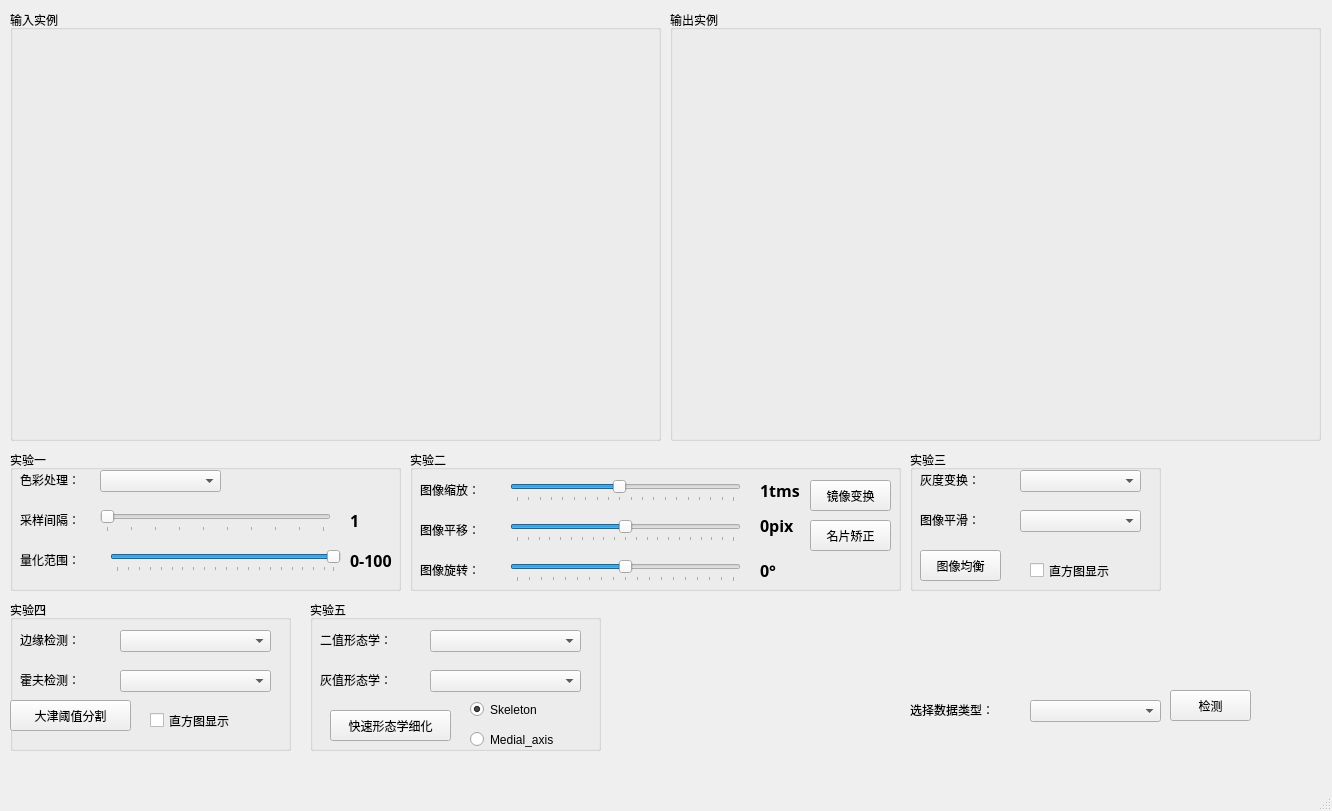
<?xml version="1.0" encoding="UTF-8"?>
<ui version="4.0">
 <class>MainWindow</class>
 <widget class="QMainWindow" name="MainWindow">
  <property name="geometry">
   <rect>
    <x>0</x>
    <y>0</y>
    <width>1332</width>
    <height>811</height>
   </rect>
  </property>
  <property name="windowTitle">
   <string>MainWindow</string>
  </property>
  <widget class="QWidget" name="centralwidget">
   <widget class="QGroupBox" name="groupBox_AftShow">
    <property name="geometry">
     <rect>
      <x>670</x>
      <y>10</y>
      <width>651</width>
      <height>431</height>
     </rect>
    </property>
    <property name="title">
     <string>输出实例</string>
    </property>
    <widget class="QLabel" name="label_AftPicShow">
     <property name="geometry">
      <rect>
       <x>10</x>
       <y>20</y>
       <width>631</width>
       <height>401</height>
      </rect>
     </property>
     <property name="text">
      <string/>
     </property>
    </widget>
   </widget>
   <widget class="QGroupBox" name="groupBox_PreShow">
    <property name="geometry">
     <rect>
      <x>10</x>
      <y>10</y>
      <width>651</width>
      <height>431</height>
     </rect>
    </property>
    <property name="title">
     <string>输入实例</string>
    </property>
    <widget class="QLabel" name="label_PrePicShow">
     <property name="geometry">
      <rect>
       <x>10</x>
       <y>20</y>
       <width>631</width>
       <height>401</height>
      </rect>
     </property>
     <property name="text">
      <string/>
     </property>
     <property name="scaledContents">
      <bool>true</bool>
     </property>
    </widget>
   </widget>
   <widget class="QGroupBox" name="groupBox">
    <property name="geometry">
     <rect>
      <x>10</x>
      <y>450</y>
      <width>391</width>
      <height>141</height>
     </rect>
    </property>
    <property name="font">
     <font>
      <family>Times New Roman</family>
     </font>
    </property>
    <property name="title">
     <string>实验一</string>
    </property>
    <widget class="QLabel" name="label_datatype_2">
     <property name="geometry">
      <rect>
       <x>10</x>
       <y>20</y>
       <width>71</width>
       <height>20</height>
      </rect>
     </property>
     <property name="text">
      <string>色彩处理：</string>
     </property>
    </widget>
    <widget class="QComboBox" name="comboBox_ColorDeal">
     <property name="geometry">
      <rect>
       <x>90</x>
       <y>20</y>
       <width>121</width>
       <height>22</height>
      </rect>
     </property>
     <item>
      <property name="text">
       <string/>
      </property>
     </item>
     <item>
      <property name="text">
       <string>反色处理</string>
      </property>
     </item>
     <item>
      <property name="text">
       <string>灰值化</string>
      </property>
     </item>
     <item>
      <property name="text">
       <string>Lab颜色模型</string>
      </property>
     </item>
     <item>
      <property name="text">
       <string>YCrCb颜色模型</string>
      </property>
     </item>
     <item>
      <property name="text">
       <string>HSI颜色模型</string>
      </property>
     </item>
    </widget>
    <widget class="QSlider" name="slider_ImgSample">
     <property name="geometry">
      <rect>
       <x>90</x>
       <y>60</y>
       <width>231</width>
       <height>22</height>
      </rect>
     </property>
     <property name="minimum">
      <number>1</number>
     </property>
     <property name="maximum">
      <number>10</number>
     </property>
     <property name="singleStep">
      <number>1</number>
     </property>
     <property name="orientation">
      <enum>Qt::Horizontal</enum>
     </property>
     <property name="tickPosition">
      <enum>QSlider::TicksBelow</enum>
     </property>
     <property name="tickInterval">
      <number>1</number>
     </property>
    </widget>
    <widget class="QLabel" name="label_datatype_3">
     <property name="geometry">
      <rect>
       <x>10</x>
       <y>60</y>
       <width>81</width>
       <height>20</height>
      </rect>
     </property>
     <property name="text">
      <string>采样间隔：</string>
     </property>
    </widget>
    <widget class="QLabel" name="label_sample">
     <property name="geometry">
      <rect>
       <x>340</x>
       <y>60</y>
       <width>31</width>
       <height>21</height>
      </rect>
     </property>
     <property name="font">
      <font>
       <family>Agency FB</family>
       <pointsize>12</pointsize>
       <weight>75</weight>
       <bold>true</bold>
      </font>
     </property>
     <property name="text">
      <string>1</string>
     </property>
    </widget>
    <widget class="QSlider" name="slider_ImgQuanty">
     <property name="geometry">
      <rect>
       <x>100</x>
       <y>100</y>
       <width>231</width>
       <height>22</height>
      </rect>
     </property>
     <property name="minimum">
      <number>1</number>
     </property>
     <property name="maximum">
      <number>100</number>
     </property>
     <property name="singleStep">
      <number>5</number>
     </property>
     <property name="value">
      <number>100</number>
     </property>
     <property name="orientation">
      <enum>Qt::Horizontal</enum>
     </property>
     <property name="tickPosition">
      <enum>QSlider::TicksBelow</enum>
     </property>
     <property name="tickInterval">
      <number>5</number>
     </property>
    </widget>
    <widget class="QLabel" name="label_datatype_4">
     <property name="geometry">
      <rect>
       <x>10</x>
       <y>100</y>
       <width>81</width>
       <height>20</height>
      </rect>
     </property>
     <property name="text">
      <string>量化范围：</string>
     </property>
    </widget>
    <widget class="QLabel" name="label_quanty">
     <property name="geometry">
      <rect>
       <x>340</x>
       <y>100</y>
       <width>51</width>
       <height>21</height>
      </rect>
     </property>
     <property name="font">
      <font>
       <family>Agency FB</family>
       <pointsize>12</pointsize>
       <weight>75</weight>
       <bold>true</bold>
      </font>
     </property>
     <property name="text">
      <string>0-100</string>
     </property>
    </widget>
   </widget>
   <widget class="QLabel" name="label_datatype">
    <property name="geometry">
     <rect>
      <x>910</x>
      <y>700</y>
      <width>121</width>
      <height>20</height>
     </rect>
    </property>
    <property name="text">
     <string>选择数据类型：</string>
    </property>
   </widget>
   <widget class="QComboBox" name="comboBox_SelectData">
    <property name="geometry">
     <rect>
      <x>1030</x>
      <y>700</y>
      <width>131</width>
      <height>22</height>
     </rect>
    </property>
    <item>
     <property name="text">
      <string/>
     </property>
    </item>
    <item>
     <property name="text">
      <string>读入图像</string>
     </property>
    </item>
    <item>
     <property name="text">
      <string>读入本地视频</string>
     </property>
    </item>
   </widget>
   <widget class="QGroupBox" name="groupBox_2">
    <property name="geometry">
     <rect>
      <x>410</x>
      <y>450</y>
      <width>491</width>
      <height>141</height>
     </rect>
    </property>
    <property name="font">
     <font>
      <family>Times New Roman</family>
     </font>
    </property>
    <property name="title">
     <string>实验二</string>
    </property>
    <widget class="QSlider" name="slider_ImgZoom">
     <property name="geometry">
      <rect>
       <x>100</x>
       <y>30</y>
       <width>231</width>
       <height>22</height>
      </rect>
     </property>
     <property name="minimum">
      <number>-9</number>
     </property>
     <property name="maximum">
      <number>10</number>
     </property>
     <property name="singleStep">
      <number>1</number>
     </property>
     <property name="sliderPosition">
      <number>0</number>
     </property>
     <property name="orientation">
      <enum>Qt::Horizontal</enum>
     </property>
     <property name="tickPosition">
      <enum>QSlider::TicksBelow</enum>
     </property>
     <property name="tickInterval">
      <number>1</number>
     </property>
    </widget>
    <widget class="QLabel" name="label_datatype_9">
     <property name="geometry">
      <rect>
       <x>10</x>
       <y>30</y>
       <width>81</width>
       <height>20</height>
      </rect>
     </property>
     <property name="text">
      <string>图像缩放：</string>
     </property>
    </widget>
    <widget class="QLabel" name="label_zoom">
     <property name="geometry">
      <rect>
       <x>350</x>
       <y>30</y>
       <width>41</width>
       <height>21</height>
      </rect>
     </property>
     <property name="font">
      <font>
       <family>Agency FB</family>
       <pointsize>12</pointsize>
       <weight>75</weight>
       <bold>true</bold>
      </font>
     </property>
     <property name="text">
      <string>1tms</string>
     </property>
    </widget>
    <widget class="QSlider" name="slider_ImgTranslation">
     <property name="geometry">
      <rect>
       <x>100</x>
       <y>70</y>
       <width>231</width>
       <height>22</height>
      </rect>
     </property>
     <property name="minimum">
      <number>-100</number>
     </property>
     <property name="maximum">
      <number>100</number>
     </property>
     <property name="singleStep">
      <number>10</number>
     </property>
     <property name="value">
      <number>0</number>
     </property>
     <property name="sliderPosition">
      <number>0</number>
     </property>
     <property name="orientation">
      <enum>Qt::Horizontal</enum>
     </property>
     <property name="tickPosition">
      <enum>QSlider::TicksBelow</enum>
     </property>
     <property name="tickInterval">
      <number>10</number>
     </property>
    </widget>
    <widget class="QLabel" name="label_datatype_10">
     <property name="geometry">
      <rect>
       <x>10</x>
       <y>69</y>
       <width>81</width>
       <height>21</height>
      </rect>
     </property>
     <property name="text">
      <string>图像平移：</string>
     </property>
    </widget>
    <widget class="QLabel" name="label_tanslation">
     <property name="geometry">
      <rect>
       <x>350</x>
       <y>60</y>
       <width>41</width>
       <height>31</height>
      </rect>
     </property>
     <property name="font">
      <font>
       <family>Agency FB</family>
       <pointsize>12</pointsize>
       <weight>75</weight>
       <bold>true</bold>
      </font>
     </property>
     <property name="text">
      <string>0pix</string>
     </property>
    </widget>
    <widget class="QPushButton" name="pushButton_ImgeMirroring">
     <property name="geometry">
      <rect>
       <x>400</x>
       <y>30</y>
       <width>81</width>
       <height>31</height>
      </rect>
     </property>
     <property name="text">
      <string>镜像变换</string>
     </property>
    </widget>
    <widget class="QSlider" name="slider_ImgRotate">
     <property name="geometry">
      <rect>
       <x>100</x>
       <y>110</y>
       <width>231</width>
       <height>22</height>
      </rect>
     </property>
     <property name="minimum">
      <number>-90</number>
     </property>
     <property name="maximum">
      <number>90</number>
     </property>
     <property name="singleStep">
      <number>10</number>
     </property>
     <property name="value">
      <number>0</number>
     </property>
     <property name="sliderPosition">
      <number>0</number>
     </property>
     <property name="orientation">
      <enum>Qt::Horizontal</enum>
     </property>
     <property name="tickPosition">
      <enum>QSlider::TicksBelow</enum>
     </property>
     <property name="tickInterval">
      <number>10</number>
     </property>
    </widget>
    <widget class="QLabel" name="label_datatype_11">
     <property name="geometry">
      <rect>
       <x>10</x>
       <y>110</y>
       <width>81</width>
       <height>20</height>
      </rect>
     </property>
     <property name="text">
      <string>图像旋转：</string>
     </property>
    </widget>
    <widget class="QLabel" name="label_rotate">
     <property name="geometry">
      <rect>
       <x>350</x>
       <y>110</y>
       <width>41</width>
       <height>21</height>
      </rect>
     </property>
     <property name="font">
      <font>
       <family>Agency FB</family>
       <pointsize>12</pointsize>
       <weight>75</weight>
       <bold>true</bold>
      </font>
     </property>
     <property name="text">
      <string>0°</string>
     </property>
    </widget>
    <widget class="QPushButton" name="pushButton_CardCorrect">
     <property name="geometry">
      <rect>
       <x>400</x>
       <y>70</y>
       <width>81</width>
       <height>31</height>
      </rect>
     </property>
     <property name="text">
      <string>名片矫正</string>
     </property>
    </widget>
   </widget>
   <widget class="QPushButton" name="pushButton_VideoDisplay">
    <property name="geometry">
     <rect>
      <x>1170</x>
      <y>690</y>
      <width>81</width>
      <height>31</height>
     </rect>
    </property>
    <property name="text">
     <string>检测</string>
    </property>
   </widget>
   <widget class="QGroupBox" name="groupBox_3">
    <property name="geometry">
     <rect>
      <x>910</x>
      <y>450</y>
      <width>251</width>
      <height>141</height>
     </rect>
    </property>
    <property name="title">
     <string>实验三</string>
    </property>
    <widget class="QLabel" name="label_datatype_12">
     <property name="geometry">
      <rect>
       <x>10</x>
       <y>20</y>
       <width>81</width>
       <height>20</height>
      </rect>
     </property>
     <property name="text">
      <string>灰度变换：</string>
     </property>
    </widget>
    <widget class="QComboBox" name="comboBox_GrayDeal">
     <property name="geometry">
      <rect>
       <x>110</x>
       <y>20</y>
       <width>121</width>
       <height>22</height>
      </rect>
     </property>
     <item>
      <property name="text">
       <string/>
      </property>
     </item>
     <item>
      <property name="text">
       <string>线性变换</string>
      </property>
     </item>
     <item>
      <property name="text">
       <string>对数变换</string>
      </property>
     </item>
     <item>
      <property name="text">
       <string>指数变换</string>
      </property>
     </item>
     <item>
      <property name="text">
       <string>幂律变换</string>
      </property>
     </item>
    </widget>
    <widget class="QPushButton" name="pushButton_HistEqual">
     <property name="geometry">
      <rect>
       <x>10</x>
       <y>100</y>
       <width>81</width>
       <height>31</height>
      </rect>
     </property>
     <property name="text">
      <string>图像均衡</string>
     </property>
    </widget>
    <widget class="QCheckBox" name="checkBox_hist">
     <property name="geometry">
      <rect>
       <x>120</x>
       <y>110</y>
       <width>121</width>
       <height>21</height>
      </rect>
     </property>
     <property name="text">
      <string>直方图显示</string>
     </property>
    </widget>
    <widget class="QLabel" name="label_datatype_13">
     <property name="geometry">
      <rect>
       <x>10</x>
       <y>60</y>
       <width>81</width>
       <height>20</height>
      </rect>
     </property>
     <property name="text">
      <string>图像平滑：</string>
     </property>
    </widget>
    <widget class="QComboBox" name="comboBox_ImgSmooth">
     <property name="geometry">
      <rect>
       <x>110</x>
       <y>60</y>
       <width>121</width>
       <height>22</height>
      </rect>
     </property>
     <item>
      <property name="text">
       <string/>
      </property>
     </item>
     <item>
      <property name="text">
       <string>邻域平均滤波</string>
      </property>
     </item>
     <item>
      <property name="text">
       <string>中值滤波</string>
      </property>
     </item>
    </widget>
   </widget>
   <widget class="QGroupBox" name="groupBox_4">
    <property name="geometry">
     <rect>
      <x>10</x>
      <y>600</y>
      <width>281</width>
      <height>151</height>
     </rect>
    </property>
    <property name="title">
     <string>实验四</string>
    </property>
    <widget class="QLabel" name="label_datatype_16">
     <property name="geometry">
      <rect>
       <x>10</x>
       <y>30</y>
       <width>81</width>
       <height>20</height>
      </rect>
     </property>
     <property name="text">
      <string>边缘检测：</string>
     </property>
    </widget>
    <widget class="QComboBox" name="comboBox_EdgeDetect">
     <property name="geometry">
      <rect>
       <x>110</x>
       <y>30</y>
       <width>151</width>
       <height>22</height>
      </rect>
     </property>
     <item>
      <property name="text">
       <string/>
      </property>
     </item>
     <item>
      <property name="text">
       <string>Prewitt算子</string>
      </property>
     </item>
     <item>
      <property name="text">
       <string>Sobel算子</string>
      </property>
     </item>
     <item>
      <property name="text">
       <string>Log算子</string>
      </property>
     </item>
     <item>
      <property name="text">
       <string>Canny算子</string>
      </property>
     </item>
     <item>
      <property name="text">
       <string>自定义算子</string>
      </property>
     </item>
    </widget>
    <widget class="QComboBox" name="comboBox_HoughDetect">
     <property name="geometry">
      <rect>
       <x>110</x>
       <y>70</y>
       <width>151</width>
       <height>22</height>
      </rect>
     </property>
     <item>
      <property name="text">
       <string/>
      </property>
     </item>
     <item>
      <property name="text">
       <string>霍夫直线检测</string>
      </property>
     </item>
     <item>
      <property name="text">
       <string>霍夫圆检测</string>
      </property>
     </item>
    </widget>
    <widget class="QLabel" name="label_datatype_17">
     <property name="geometry">
      <rect>
       <x>10</x>
       <y>70</y>
       <width>81</width>
       <height>20</height>
      </rect>
     </property>
     <property name="text">
      <string>霍夫检测：</string>
     </property>
    </widget>
    <widget class="QPushButton" name="pushButton_HistEqual_3">
     <property name="geometry">
      <rect>
       <x>0</x>
       <y>100</y>
       <width>121</width>
       <height>31</height>
      </rect>
     </property>
     <property name="text">
      <string>大津阈值分割</string>
     </property>
    </widget>
    <widget class="QCheckBox" name="checkBox_hist_otsu">
     <property name="geometry">
      <rect>
       <x>140</x>
       <y>110</y>
       <width>121</width>
       <height>21</height>
      </rect>
     </property>
     <property name="text">
      <string>直方图显示</string>
     </property>
    </widget>
   </widget>
   <widget class="QGroupBox" name="groupBox_5">
    <property name="geometry">
     <rect>
      <x>310</x>
      <y>600</y>
      <width>291</width>
      <height>151</height>
     </rect>
    </property>
    <property name="title">
     <string>实验五</string>
    </property>
    <widget class="QLabel" name="label_datatype_18">
     <property name="geometry">
      <rect>
       <x>10</x>
       <y>30</y>
       <width>101</width>
       <height>20</height>
      </rect>
     </property>
     <property name="text">
      <string>二值形态学：</string>
     </property>
    </widget>
    <widget class="QComboBox" name="comboBox_EdgeDetect_2">
     <property name="geometry">
      <rect>
       <x>120</x>
       <y>30</y>
       <width>151</width>
       <height>22</height>
      </rect>
     </property>
     <item>
      <property name="text">
       <string/>
      </property>
     </item>
     <item>
      <property name="text">
       <string>二值腐蚀</string>
      </property>
     </item>
     <item>
      <property name="text">
       <string>二值膨胀</string>
      </property>
     </item>
     <item>
      <property name="text">
       <string>二值开运算</string>
      </property>
     </item>
     <item>
      <property name="text">
       <string>二值闭运算</string>
      </property>
     </item>
    </widget>
    <widget class="QComboBox" name="comboBox_HoughDetect_2">
     <property name="geometry">
      <rect>
       <x>120</x>
       <y>70</y>
       <width>151</width>
       <height>22</height>
      </rect>
     </property>
     <item>
      <property name="text">
       <string/>
      </property>
     </item>
     <item>
      <property name="text">
       <string>灰值腐蚀</string>
      </property>
     </item>
     <item>
      <property name="text">
       <string>灰值膨胀</string>
      </property>
     </item>
     <item>
      <property name="text">
       <string>灰值开运算</string>
      </property>
     </item>
     <item>
      <property name="text">
       <string>灰值闭运算</string>
      </property>
     </item>
     <item>
      <property name="text">
       <string>灰值提取边缘</string>
      </property>
     </item>
    </widget>
    <widget class="QLabel" name="label_datatype_19">
     <property name="geometry">
      <rect>
       <x>10</x>
       <y>70</y>
       <width>101</width>
       <height>20</height>
      </rect>
     </property>
     <property name="text">
      <string>灰值形态学：</string>
     </property>
    </widget>
    <widget class="QPushButton" name="pushButton_HistEqual_4">
     <property name="geometry">
      <rect>
       <x>20</x>
       <y>110</y>
       <width>121</width>
       <height>31</height>
      </rect>
     </property>
     <property name="text">
      <string>快速形态学细化</string>
     </property>
    </widget>
    <widget class="QRadioButton" name="radioButton_Skeleton">
     <property name="geometry">
      <rect>
       <x>160</x>
       <y>100</y>
       <width>115</width>
       <height>19</height>
      </rect>
     </property>
     <property name="text">
      <string>Skeleton</string>
     </property>
     <property name="checked">
      <bool>true</bool>
     </property>
    </widget>
    <widget class="QRadioButton" name="radioButton_Medial">
     <property name="geometry">
      <rect>
       <x>160</x>
       <y>130</y>
       <width>115</width>
       <height>19</height>
      </rect>
     </property>
     <property name="text">
      <string>Medial_axis</string>
     </property>
    </widget>
   </widget>
  </widget>
  <widget class="QMenuBar" name="menubar">
   <property name="geometry">
    <rect>
     <x>0</x>
     <y>0</y>
     <width>1332</width>
     <height>26</height>
    </rect>
   </property>
  </widget>
  <widget class="QStatusBar" name="statusbar"/>
 </widget>
 <resources/>
 <connections>
  <connection>
   <sender>comboBox_SelectData</sender>
   <signal>currentIndexChanged(int)</signal>
   <receiver>MainWindow</receiver>
   <slot>onbuttonclick_selectDataType()</slot>
   <hints>
    <hint type="sourcelabel">
     <x>1030</x>
     <y>730</y>
    </hint>
    <hint type="destinationlabel">
     <x>6</x>
     <y>632</y>
    </hint>
   </hints>
  </connection>
  <connection>
   <sender>comboBox_ColorDeal</sender>
   <signal>currentIndexChanged(int)</signal>
   <receiver>MainWindow</receiver>
   <slot>oncombox_selectColorType()</slot>
   <hints>
    <hint type="sourcelabel">
     <x>169</x>
     <y>514</y>
    </hint>
    <hint type="destinationlabel">
     <x>461</x>
     <y>587</y>
    </hint>
   </hints>
  </connection>
  <connection>
   <sender>slider_ImgSample</sender>
   <signal>valueChanged(int)</signal>
   <receiver>MainWindow</receiver>
   <slot>onslide_imgSample()</slot>
   <hints>
    <hint type="sourcelabel">
     <x>119</x>
     <y>554</y>
    </hint>
    <hint type="destinationlabel">
     <x>430</x>
     <y>562</y>
    </hint>
   </hints>
  </connection>
  <connection>
   <sender>slider_ImgQuanty</sender>
   <signal>valueChanged(int)</signal>
   <receiver>MainWindow</receiver>
   <slot>onslide_imgQuanty()</slot>
   <hints>
    <hint type="sourcelabel">
     <x>181</x>
     <y>594</y>
    </hint>
    <hint type="destinationlabel">
     <x>233</x>
     <y>678</y>
    </hint>
   </hints>
  </connection>
  <connection>
   <sender>slider_ImgZoom</sender>
   <signal>valueChanged(int)</signal>
   <receiver>MainWindow</receiver>
   <slot>onslide_imgZoom()</slot>
   <hints>
    <hint type="sourcelabel">
     <x>690</x>
     <y>524</y>
    </hint>
    <hint type="destinationlabel">
     <x>771</x>
     <y>532</y>
    </hint>
   </hints>
  </connection>
  <connection>
   <sender>slider_ImgTranslation</sender>
   <signal>valueChanged(int)</signal>
   <receiver>MainWindow</receiver>
   <slot>onslide_imgTranslation()</slot>
   <hints>
    <hint type="sourcelabel">
     <x>620</x>
     <y>564</y>
    </hint>
    <hint type="destinationlabel">
     <x>773</x>
     <y>565</y>
    </hint>
   </hints>
  </connection>
  <connection>
   <sender>slider_ImgRotate</sender>
   <signal>valueChanged(int)</signal>
   <receiver>MainWindow</receiver>
   <slot>onslide_imgRotation()</slot>
   <hints>
    <hint type="sourcelabel">
     <x>563</x>
     <y>594</y>
    </hint>
    <hint type="destinationlabel">
     <x>856</x>
     <y>582</y>
    </hint>
   </hints>
  </connection>
  <connection>
   <sender>pushButton_VideoDisplay</sender>
   <signal>clicked()</signal>
   <receiver>MainWindow</receiver>
   <slot>onbuttonclick_videodisplay()</slot>
   <hints>
    <hint type="sourcelabel">
     <x>1170</x>
     <y>720</y>
    </hint>
    <hint type="destinationlabel">
     <x>1133</x>
     <y>604</y>
    </hint>
   </hints>
  </connection>
  <connection>
   <sender>pushButton_CardCorrect</sender>
   <signal>clicked()</signal>
   <receiver>MainWindow</receiver>
   <slot>onbuttonclick_cardCrrection()</slot>
   <hints>
    <hint type="sourcelabel">
     <x>812</x>
     <y>573</y>
    </hint>
    <hint type="destinationlabel">
     <x>881</x>
     <y>610</y>
    </hint>
   </hints>
  </connection>
  <connection>
   <sender>pushButton_ImgeMirroring</sender>
   <signal>clicked()</signal>
   <receiver>MainWindow</receiver>
   <slot>onbuttonclick_imgMirror()</slot>
   <hints>
    <hint type="sourcelabel">
     <x>820</x>
     <y>533</y>
    </hint>
    <hint type="destinationlabel">
     <x>897</x>
     <y>543</y>
    </hint>
   </hints>
  </connection>
  <connection>
   <sender>comboBox_GrayDeal</sender>
   <signal>currentIndexChanged(int)</signal>
   <receiver>MainWindow</receiver>
   <slot>oncombox_selectGrayDeal()</slot>
   <hints>
    <hint type="sourcelabel">
     <x>1020</x>
     <y>514</y>
    </hint>
    <hint type="destinationlabel">
     <x>839</x>
     <y>464</y>
    </hint>
   </hints>
  </connection>
  <connection>
   <sender>pushButton_HistEqual</sender>
   <signal>clicked()</signal>
   <receiver>MainWindow</receiver>
   <slot>onbutttonclick_histEqual()</slot>
   <hints>
    <hint type="sourcelabel">
     <x>920</x>
     <y>603</y>
    </hint>
    <hint type="destinationlabel">
     <x>844</x>
     <y>434</y>
    </hint>
   </hints>
  </connection>
  <connection>
   <sender>comboBox_ImgSmooth</sender>
   <signal>currentIndexChanged(int)</signal>
   <receiver>MainWindow</receiver>
   <slot>oncombox_selectConvType()</slot>
   <hints>
    <hint type="sourcelabel">
     <x>1020</x>
     <y>543</y>
    </hint>
    <hint type="destinationlabel">
     <x>1080</x>
     <y>439</y>
    </hint>
   </hints>
  </connection>
  <connection>
   <sender>comboBox_EdgeDetect</sender>
   <signal>currentIndexChanged(int)</signal>
   <receiver>MainWindow</receiver>
   <slot>oncombox_selectEdgeDetecType()</slot>
   <hints>
    <hint type="sourcelabel">
     <x>152</x>
     <y>664</y>
    </hint>
    <hint type="destinationlabel">
     <x>407</x>
     <y>476</y>
    </hint>
   </hints>
  </connection>
  <connection>
   <sender>comboBox_HoughDetect</sender>
   <signal>currentIndexChanged(int)</signal>
   <receiver>MainWindow</receiver>
   <slot>oncombox_selectHoughDetecType()</slot>
   <hints>
    <hint type="sourcelabel">
     <x>190</x>
     <y>708</y>
    </hint>
    <hint type="destinationlabel">
     <x>328</x>
     <y>471</y>
    </hint>
   </hints>
  </connection>
  <connection>
   <sender>pushButton_HistEqual_3</sender>
   <signal>clicked()</signal>
   <receiver>MainWindow</receiver>
   <slot>onbuttonclick_Otsu()</slot>
   <hints>
    <hint type="sourcelabel">
     <x>83</x>
     <y>745</y>
    </hint>
    <hint type="destinationlabel">
     <x>304</x>
     <y>623</y>
    </hint>
   </hints>
  </connection>
  <connection>
   <sender>comboBox_EdgeDetect_2</sender>
   <signal>currentIndexChanged(int)</signal>
   <receiver>MainWindow</receiver>
   <slot>oncombox_selectMorphyBinary()</slot>
   <hints>
    <hint type="sourcelabel">
     <x>494</x>
     <y>668</y>
    </hint>
    <hint type="destinationlabel">
     <x>614</x>
     <y>639</y>
    </hint>
   </hints>
  </connection>
  <connection>
   <sender>comboBox_HoughDetect_2</sender>
   <signal>currentIndexChanged(int)</signal>
   <receiver>MainWindow</receiver>
   <slot>oncombox_selectMorphyGray()</slot>
   <hints>
    <hint type="sourcelabel">
     <x>452</x>
     <y>715</y>
    </hint>
    <hint type="destinationlabel">
     <x>613</x>
     <y>668</y>
    </hint>
   </hints>
  </connection>
  <connection>
   <sender>pushButton_HistEqual_4</sender>
   <signal>clicked()</signal>
   <receiver>MainWindow</receiver>
   <slot>onbuttonclick_MorphyThin()</slot>
   <hints>
    <hint type="sourcelabel">
     <x>389</x>
     <y>740</y>
    </hint>
    <hint type="destinationlabel">
     <x>621</x>
     <y>697</y>
    </hint>
   </hints>
  </connection>
 </connections>
 <slots>
  <signal>clicked()</signal>
  <slot>onbuttonclick_picdetect()</slot>
  <slot>onbuttonclick_videodetect()</slot>
  <slot>onbuttonclick_selectDataType()</slot>
  <slot>onbuttonclick_videodisplay()</slot>
  <slot>onbuttonclick_videopause()</slot>
  <slot>onbuttonclick_selectDetect()</slot>
  <slot>oncombox_selectColorType()</slot>
  <slot>onslide_imgSample()</slot>
  <slot>onslide_imgQuanty()</slot>
  <slot>onslide_imgZoom()</slot>
  <slot>onslide_imgTranslation()</slot>
  <slot>onslide_imgRotation()</slot>
  <slot>onbuttonclick_cardCrrection()</slot>
  <slot>onbuttonclick_imgMirror()</slot>
  <slot>oncombox_selectGrayDeal()</slot>
  <slot>onbutttonclick_histEqual()</slot>
  <slot>oncombox_selectConvType()</slot>
  <slot>oncombox_selectEdgeDetecType()</slot>
  <slot>oncombox_selectHoughDetecType()</slot>
  <slot>onbuttonclick_Otsu()</slot>
  <slot>oncombox_selectMorphyBinary()</slot>
  <slot>oncombox_selectMorphyGray()</slot>
  <slot>onbuttonclick_MorphyThin()</slot>
 </slots>
</ui>
